Frame 1 (no input): blank canvas, image omitted
Frame 60 (the mouse pressed at the canvas centre just before this capture): blank canvas, image omitted
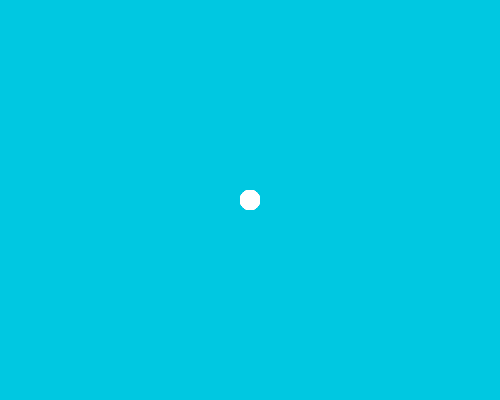
Frame 120 (the mouse held since frame 60 and released just before this capture)

The Processing sketch whose frames 1 and 60 were blank and that drew this single picture after the mouse press (run headless with seeded random() and noise(); from frame 60 on, the mouse is pressed at the canvas centre):

// Processing sketch: processing_124826
// ── processing_124826.pde

int counter;

void setup() {  //setup function called initially, only once
  size(500, 400);
  background(0,200,225);
  fill(255);
}
 
void draw() {  //draw function loops
  
  noStroke();
  if(mousePressed == true) { //add some interaction
    ellipse(mouseX, mouseY, 20, 20);
     
  }
  else {
    ellipse(width/2, height/2, 80*sin(counter), 80*sin(counter));
  }
}
